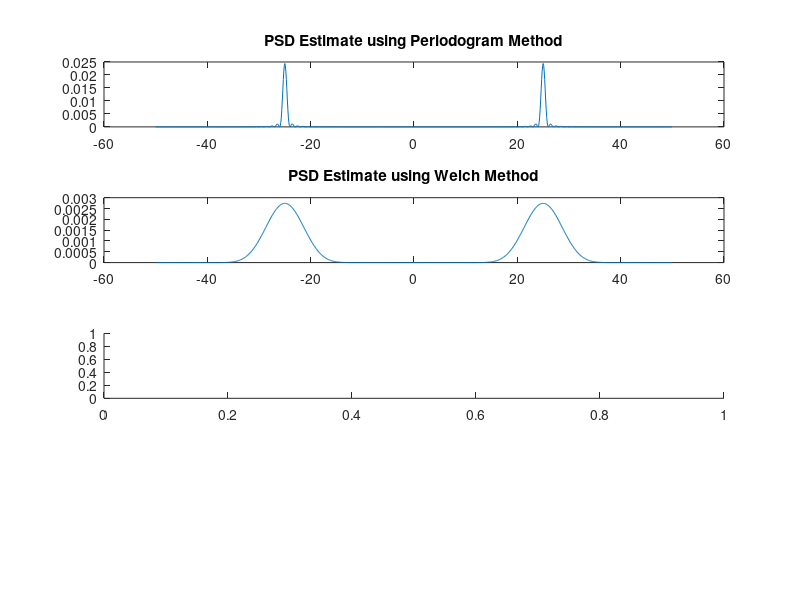

Reproduce this figure in MATLAB. (Note: this script raises an error after producing the figure.)
%
%   File:      powerspectra1.m
%   Author(s): Horacio Sanson
%
%   Description:
%
%     Small Matlab program to show the different methods to estimate POWER
%     SPECTRUM DENSITIES.
%     This demo also demostrates the Parseval theorem. The average power of the signal
%     must be approximately equal to the average power of the spectrum estimates.
%     The matlab PSD must be scaled by a factor of Nfft/fs for the Parseval theorem to hold.
%
%   PSD Scaling:
%    http://www.mathworks.com/matlabcentral/newsreader/view_thread/149452#376001
%    http://groups.google.com/group/comp.soft-sys.matlab/browse_thread/thread/e8aaf649b67a9663/2222327db2ea7f51?lnk=st&q=greg-heath+power-spectrum-scaling&rnum=2#2222327db2ea7f51
%    http://www.dsprelated.com/showmessage/37758/1.php

fc = 25;                     % Signal freq
fs = 100;                    % Sampling freq
ts = 1/fs;                   % Sampling period
N = 100;                     % Number of samples
Nfft = 1024;                 % ffT size
scaling = Nfft/fs;           % Scaling factor needed to correct Matlab estimates
                             % for the Parseval theorem to hold.

n = [0:N-1]*ts;                     % Time vector
f = [-Nfft/2:Nfft/2-1]*fs/Nfft;     % freq vectors (-fs/2,fs/2) 

x = sin(2*pi*fc*n);                 % Generate signal
Px = sum(x.^2)/length(x)            % Obtain average power of signal

figure(1);

subplot(411);
Pxx = periodogram(x,[],Nfft,fs,'twosided');
Pxx = Pxx/scaling;
Pperio = sum(Pxx)   
plot(f,fftshift(Pxx));
title('PSD Estimate using Periodogram Method');

subplot(412);
Pxx = pwelch(x,[],[],Nfft,fs,'twosided');
Pxx = Pxx/scaling;
Pwelch = sum(Pxx)
plot(f,fftshift(Pxx));
title('PSD Estimate using Welch Method');

subplot(413);
Pxx = pmtm(x,[],Nfft,fs,'twosided');
Pxx = Pxx/scaling;
Pmtm = sum(Pxx)
plot(f,fftshift(Pxx));
title('PSD Estimate using  Thomson multitaper Method');

subplot(414);
Pxx = cpsd(x,x,[],[],Nfft,fs,'twosided');
Pxx = Pxx/scaling;
Pcpsd = sum(Pxx)
plot(f,fftshift(Pxx));
title('Cross PSD Estimate using Welch Method');
